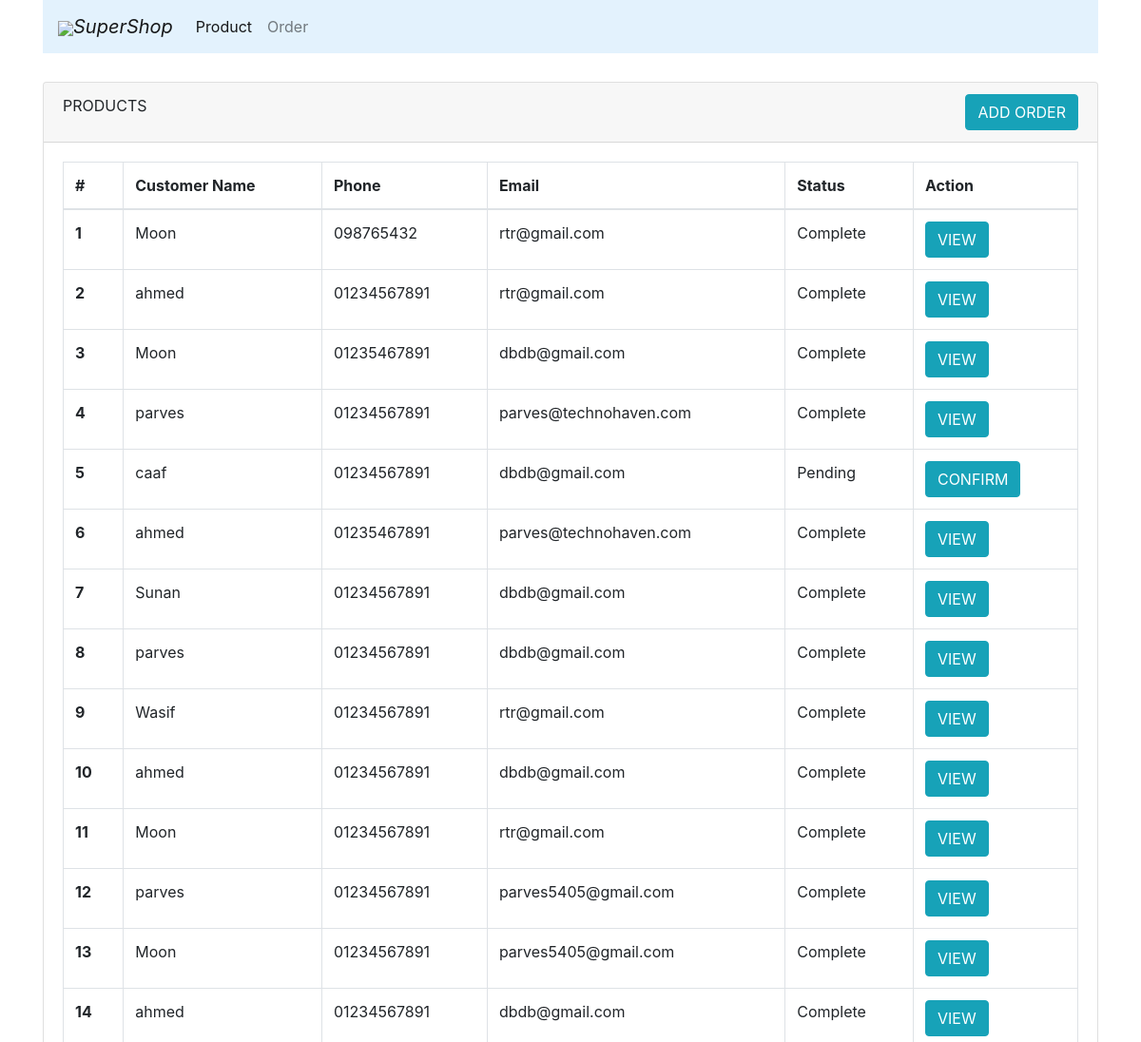
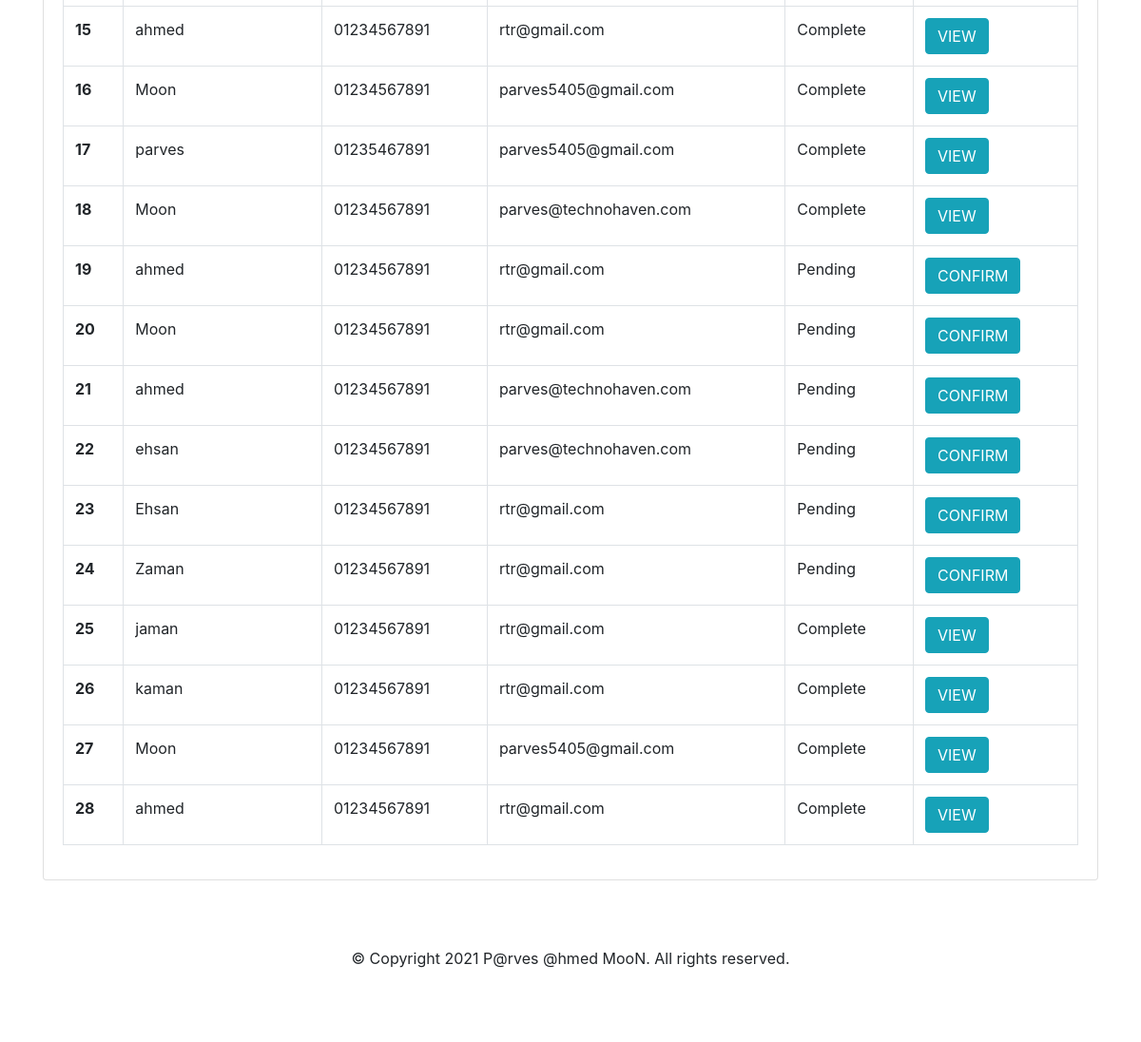
/order/, run on an earlier commit of the app's database (2 pictures, top to bottom).
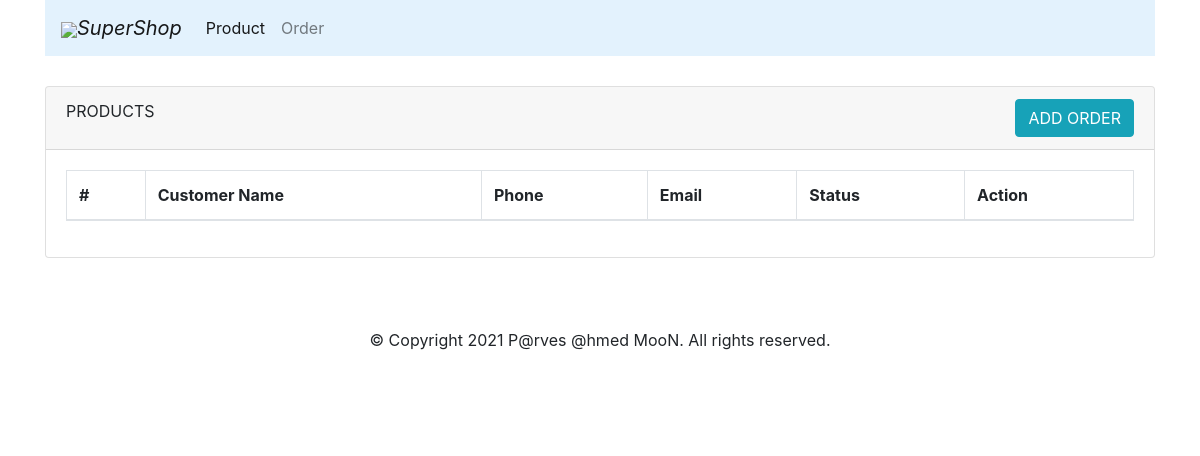
And on a later commit of the database.
### orders/models.py (models this page shows, shortened)
class Orders(models.Model):
    order_number = models.CharField(max_length=100, blank=True, null=True)
    customer_name = models.CharField(max_length=100)
    phone_number = models.CharField(max_length=11, validators=[MinLengthValidator(11)])
    email = models.EmailField(max_length=254)
    confirm = models.BooleanField(default=False)
    grand_total_price = models.DecimalField(decimal_places=2, max_digits=19, default=0)
    created_at = models.DateTimeField(auto_now_add=True)
    updated_at = models.DateTimeField(auto_now=True)
    qr_code = models.ImageField(upload_to='qr_codes', blank=True, default='')

### orders/views.py (the view)
# urls.py: path('order/', views.order_list, name='order_list'),             # order list
def order_list(request):
    orders = Orders.objects.all()
    return render(request, 'order/order_list.html', {'orders': orders})

### templates/order/order_list.html (shortened to what this page needs)
{% extends 'base.html' %}
{% load crispy_forms_tags %}
{% block content %}
    <div class="container">
        <div class="card">
            <div class="card-header">
                PRODUCTS
                <a class="btn btn-info float-right" href="{% url 'add_order' %}">ADD ORDER</a>
            </div>
            <div class="card-body">
                <table class="table table-bordered" id="product_table">
                    <thead>
                    <tr>
                        <th scope="col">#</th>
                        <th scope="col">Customer Name</th>
                        <th scope="col">Phone</th>
                        <th scope="col">Email</th>
                        <th scope="col">Status</th>
                        <th scope="col">Action</th>
                    </tr>
                    </thead>
                    <tbody>
                    {% for order in orders %}
                        <tr>
                            <th scope="row">{{ forloop.counter }}</th>
                            <td>{{ order.customer_name }}</td>
                            <td>{{ order.phone_number }}</td>
                            <td>{{ order.email }}</td>
                            <td>
                                {% if order.confirm == False %}
                                    {{ 'Pending' }}
                                {% else %}
                                    {{ 'Complete' }}
                                {% endif %}
                            </td>
                            <td>
                                {% if order.confirm == False %}
                                    <a class="btn btn-info" href="{% url 'order_details' order.id%}">CONFIRM</a>
                                {% else %}
                                    <a class="btn btn-info" href="{% url 'order_invoice' order.id%}">VIEW</a>
                                {% endif %}
                            </td>
                        </tr>
                    {% endfor %}
                    </tbody>
                </table>
            </div>
        </div>
    </div>
{% endblock content %}

### templates/base.html (shortened to what this page needs)
{% load static %}
<!DOCTYPE html>
<html lang="en">
<head>
    <link rel="stylesheet" href="https://maxcdn.bootstrapcdn.com/bootstrap/4.0.0/css/bootstrap.min.css">
    <link rel="stylesheet" href="https://pro.fontawesome.com/releases/v5.10.0/css/all.css"/>
</head>
<body>
<div class="container" style="margin-bottom: 30px;">
    <nav class="navbar navbar-expand-lg navbar-light" style="background-color: #e3f2fd;">
        <a class="navbar-brand" href="#"><img src="https://img.icons8.com/pastel-glyph/48/000000/fast-cart.png"/><i>SuperShop</i></a>
        <div class="collapse navbar-collapse" id="navbarNavAltMarkup">
            <div class="navbar-nav">
                <a class="nav-item nav-link active" href="{% url 'product_list' %}">Product <span class="sr-only">(current)</span></a>
                <a class="nav-item nav-link" href="{% url 'order_list' %}">Order</a>
            </div>
        </div>
    </nav>
</div>
{% block content %}
{% endblock content %}
</body>
<footer style="background:#ffffff; text-align: center; padding:5%; margin-top: 10px;">
    <p class="cp-text">
        © Copyright 2021 P@rves @hmed MooN. All rights reserved.
    </p>
</footer>
</html>

What changed in the data, as far as the page shows it:
removed Orders: customer_name "Moon", phone_number "098765432", email "rtr@gmail.com", value "Complete", confirm "VIEW"
removed Orders: customer_name "ahmed", phone_number "01234567891", email "rtr@gmail.com", value "Complete", confirm "VIEW"
removed Orders: customer_name "Moon", phone_number "01235467891", email "dbdb@gmail.com", value "Complete", confirm "VIEW"
removed Orders: customer_name "parves", phone_number "01234567891", email "parves@technohaven.com", value "Complete", confirm "VIEW"
removed Orders: customer_name "caaf", phone_number "01234567891", email "dbdb@gmail.com", value "Pending", confirm "CONFIRM"
removed Orders: customer_name "ahmed", phone_number "01235467891", email "parves@technohaven.com", value "Complete", confirm "VIEW"
removed Orders: customer_name "Sunan", phone_number "01234567891", email "dbdb@gmail.com", value "Complete", confirm "VIEW"
removed Orders: customer_name "parves", phone_number "01234567891", email "dbdb@gmail.com", value "Complete", confirm "VIEW"
removed Orders: customer_name "Wasif", phone_number "01234567891", email "rtr@gmail.com", value "Complete", confirm "VIEW"
removed Orders: customer_name "ahmed", phone_number "01234567891", email "dbdb@gmail.com", value "Complete", confirm "VIEW"
removed Orders: customer_name "Moon", phone_number "01234567891", email "rtr@gmail.com", value "Complete", confirm "VIEW"
removed Orders: customer_name "parves", phone_number "01234567891", email "parves5405@gmail.com", value "Complete", confirm "VIEW"
removed Orders: customer_name "Moon", phone_number "01234567891", email "parves5405@gmail.com", value "Complete", confirm "VIEW"
removed Orders: customer_name "ahmed", phone_number "01234567891", email "dbdb@gmail.com", value "Complete", confirm "VIEW"
removed Orders: customer_name "ahmed", phone_number "01234567891", email "rtr@gmail.com", value "Complete", confirm "VIEW"
removed Orders: customer_name "Moon", phone_number "01234567891", email "parves5405@gmail.com", value "Complete", confirm "VIEW"
removed Orders: customer_name "parves", phone_number "01235467891", email "parves5405@gmail.com", value "Complete", confirm "VIEW"
removed Orders: customer_name "Moon", phone_number "01234567891", email "parves@technohaven.com", value "Complete", confirm "VIEW"
removed Orders: customer_name "ahmed", phone_number "01234567891", email "rtr@gmail.com", value "Pending", confirm "CONFIRM"
removed Orders: customer_name "Moon", phone_number "01234567891", email "rtr@gmail.com", value "Pending", confirm "CONFIRM"
removed Orders: customer_name "ahmed", phone_number "01234567891", email "parves@technohaven.com", value "Pending", confirm "CONFIRM"
removed Orders: customer_name "ehsan", phone_number "01234567891", email "parves@technohaven.com", value "Pending", confirm "CONFIRM"
removed Orders: customer_name "Ehsan", phone_number "01234567891", email "rtr@gmail.com", value "Pending", confirm "CONFIRM"
removed Orders: customer_name "Zaman", phone_number "01234567891", email "rtr@gmail.com", value "Pending", confirm "CONFIRM"
removed Orders: customer_name "jaman", phone_number "01234567891", email "rtr@gmail.com", value "Complete", confirm "VIEW"
removed Orders: customer_name "kaman", phone_number "01234567891", email "rtr@gmail.com", value "Complete", confirm "VIEW"
removed Orders: customer_name "Moon", phone_number "01234567891", email "parves5405@gmail.com", value "Complete", confirm "VIEW"
removed Orders: customer_name "ahmed", phone_number "01234567891", email "rtr@gmail.com", value "Complete", confirm "VIEW"
